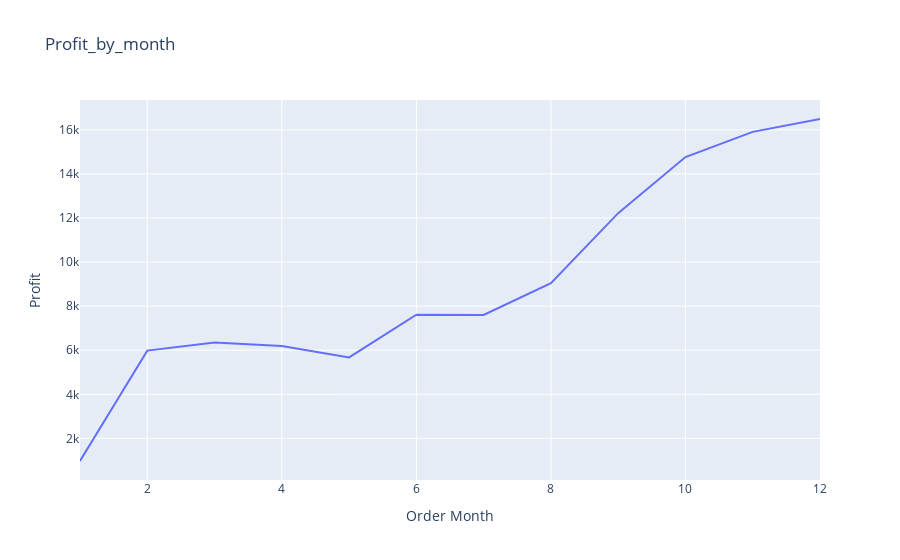

Notebook cell for this chart:
### Code cell
fig = px.line(Profit_by_month, x='Order Month' , y='Profit' ,title='Profit_by_month')
fig.show()

### Figure 1 — Plotly figure (JSON) as saved in the notebook; plotly's stock layout.template omitted (floating-point values rounded to 4 significant figures)
{"data": [{"hovertemplate": "Order Month=%{x}<br>Profit=%{y}<extra></extra>", "legendgroup": "", "line": {"color": "#636efa", "dash": "solid"}, "marker": {"symbol": "circle"}, "mode": "lines", "name": "", "orientation": "v", "showlegend": false, "type": "scatter", "x": [1, 2, 3, 4, 5, 6, 7, 8, 9, 10, 11, 12], "xaxis": "x", "y": [974.1, 5982.0, 6349.0, 6194.0, 5675.0, 7611.0, 7597.0, 9045.0, 12220.0, 14760.0, 15900.0, 16490.0], "yaxis": "y"}], "layout": {"autosize": true, "legend": {"tracegroupgap": 0}, "title": {"text": "Profit_by_month"}, "xaxis": {"anchor": "y", "autorange": true, "domain": [0, 1], "range": [1, 12], "title": {"text": "Order Month"}, "type": "linear"}, "yaxis": {"anchor": "x", "autorange": true, "domain": [0, 1], "range": [112.1, 17350.0], "title": {"text": "Profit"}, "type": "linear"}}}
